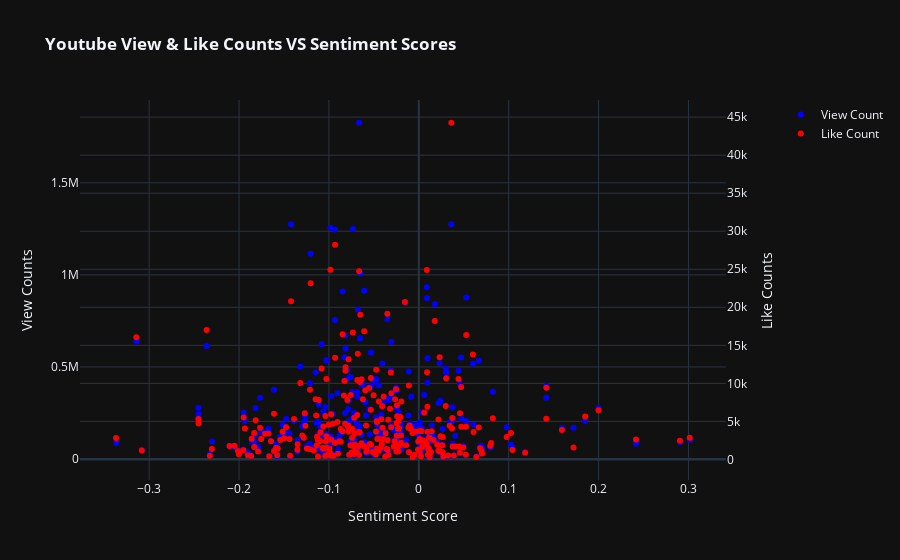

Notebook source saved alongside this figure:
### Markdown cell above
Find the interactive graph [here](https://cjunwon.github.io/Youtube-Data-Analysis/).

### Code cell
from re import template


fig = make_subplots(specs=[[{'secondary_y': True}]])

fig.add_trace(
        go.Scatter(
        x=video_comp_sentiments['avg_comp_sentiment'],
        y=video_comp_sentiments['vid_viewcount'],
        name='View Count',
        mode='markers',
        marker_color='Blue',
        text=video_comp_sentiments['vid_title'],
        hovertemplate='<b>%{text}</b> <br>Sentiment Value: %{x} <br>View Count: %{y}'),
        secondary_y=False
)

fig.add_trace(go.Scatter(
    x=video_comp_sentiments['avg_comp_sentiment'],
    y=video_comp_sentiments['vid_likecount'],
    name='Like Count',
    mode='markers',
    marker_color='Red',
    text=video_comp_sentiments['vid_title'],
    hovertemplate='<b>%{text}</b> <br>Sentiment Value: %{x} <br>Like Count: %{y}'),
    secondary_y=True
)

fig.update_layout(
    title="<b>Youtube View & Like Counts VS Sentiment Scores<b>",
    xaxis_title="Sentiment Score",
    template='plotly_dark'
)

fig.update_yaxes(title_text="View Counts", secondary_y=False)
fig.update_yaxes(title_text="Like Counts", secondary_y=True)

fig.show(renderer='vscode')

pio.write_html(fig, file='index.html', auto_open=True)

### Figure 1 — Plotly figure (JSON) as saved in the notebook; plotly's stock layout.template omitted (floating-point values rounded to 4 significant figures; data arrays with more than 128 entries replaced by an {"elided": "..."} marker saying what was removed)
{"data": [{"hovertemplate": "<b>%{text}</b> <br>Sentiment Value: %{x} <br>View Count: %{y}", "marker": {"color": "Blue"}, "mode": "markers", "name": "View Count", "text": {"elided": "288 str values"}, "type": "scatter", "x": {"elided": "288 float values"}, "xaxis": "x", "y": {"elided": "288 int values"}, "yaxis": "y"}, {"hovertemplate": "<b>%{text}</b> <br>Sentiment Value: %{x} <br>Like Count: %{y}", "marker": {"color": "Red"}, "mode": "markers", "name": "Like Count", "text": {"elided": "288 str values"}, "type": "scatter", "x": {"elided": "288 float values"}, "xaxis": "x", "y": {"elided": "288 int values"}, "yaxis": "y2"}], "layout": {"title": {"text": "<b>Youtube View & Like Counts VS Sentiment Scores<b>"}, "xaxis": {"anchor": "y", "domain": [0, 0.94], "title": {"text": "Sentiment Score"}}, "yaxis": {"anchor": "x", "domain": [0, 1], "title": {"text": "View Counts"}}, "yaxis2": {"anchor": "x", "overlaying": "y", "side": "right", "title": {"text": "Like Counts"}}}}
